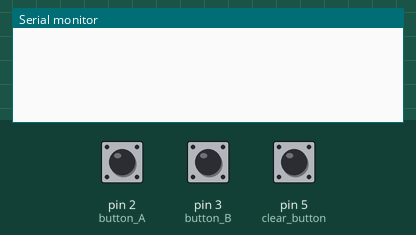
Recording of a sketch running on a simulated Arduino Uno, built with avr-gcc and run on an emulated ATmega328P. On the bench: the last lines printed to the serial monitor. Inputs (shaded band) come from the test bench; at power-on: pin 5 (clear_button) LOW, pin 2 (button_A) LOW, pin 3 (button_B) LOW. EEPROM starts erased.

Above: at 1.8 s.
1.9 s: pin 5 (clear_button) pulled HIGH for 0.6 s
At 2.9 s:
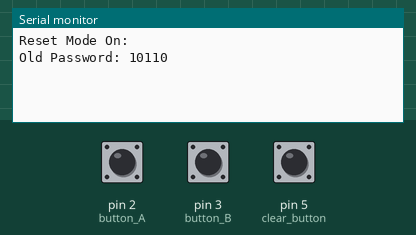
4.0 s: pin 2 (button_A) pulled HIGH for 0.6 s
At 5.6 s:
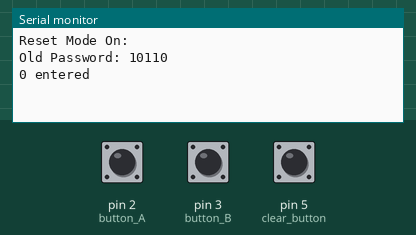
6.1 s: pin 3 (button_B) pulled HIGH for 3.2 s
At 10.2 s:
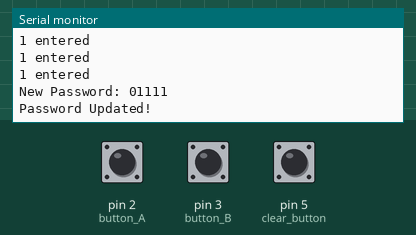
11.0 s: pin 5 (clear_button) pulled HIGH for 1 s
At 12.8 s:
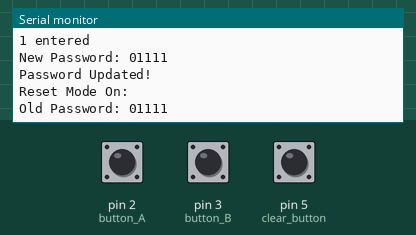
13.5 s: pin 2 (button_A) driven HIGH and pin 5 (clear_button) driven HIGH
At 14.6 s:
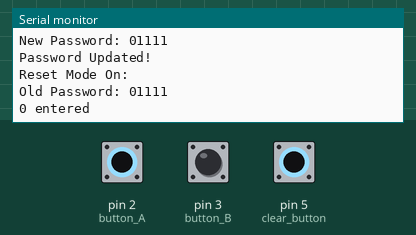

The sketch:

Password_using_EEPROM.ino
```cpp
#include <EEPROM.h>

const int button_A = 2;
const int button_B = 3;
const int clear_button = 5;

int clear_state;
int state_A;
int state_B;

bool reset_mode = false;

int counter = 0;

void setup() {
  // put your setup code here, to run once:
  Serial.begin(9600);

  pinMode(button_A, INPUT);
  pinMode(button_B, INPUT);
  pinMode(clear_button, INPUT);

  EEPROM.write(0,1);   // my initial password : 10110
  EEPROM.write(1,0);
  EEPROM.write(2,1);
  EEPROM.write(3,1);
  EEPROM.write(4,0);
}

// Function to print the value stored in EEPROM
void print_eeprom_val() {
  //Serial.println(" ");
  for(int i = 0; i < 5; i++) {
      int bit_val = EEPROM.read(i);
      Serial.print(bit_val);
      //delay(500);
  }
  Serial.println(" ");
  //delay(500);
}

// Function to clear the EEPROM value
void eeprom_clear() {
  for(int i = 0; i < 5; i++) {
    EEPROM.write(i,0);
  }
}

// actual loop
void loop() {
  // put your main code here, to run repeatedly:
  state_A = digitalRead(button_A);
  state_B = digitalRead(button_B);

  clear_state = digitalRead(clear_button);
  delay(500);

  //Serial.print("button state:");
  //Serial.print(clear_state);

  if(clear_state == 1 && reset_mode == false) {
    Serial.println("Reset Mode On:");
    Serial.print("Old Password: ");
    print_eeprom_val();

    eeprom_clear();
    counter = 0;
    reset_mode = true;
    delay(500);
  }
  if(reset_mode == true) {
    if(state_A == 1) {
      EEPROM.write(counter,0);
      Serial.println("0 entered");
      counter++;
      delay(300);
    }
    if(state_B == 1) {
      EEPROM.write(counter,1);
      Serial.println("1 entered");
      counter++;
      delay(300);
    }
    if(counter >= 5) {
      Serial.print("New Password: ");
      print_eeprom_val();

      Serial.println("Password Updated!");

      reset_mode = false;
      counter = 0;
    }
  }

}
```

Measured:
- after the input at 1.9 s, the serial monitor: prints a new line after 0.61 s (image 1)
- after the input at 4.0 s, the serial monitor: prints a new line after 0.53 s (image 2)
- after the input at 6.1 s, the serial monitor: prints a new line after 0.73 s (image 3)
- after the input at 11.0 s, the serial monitor: prints a new line after 0.53 s (image 4)
- after the input at 13.5 s, the serial monitor: prints a new line after 0.54 s (image 5)
